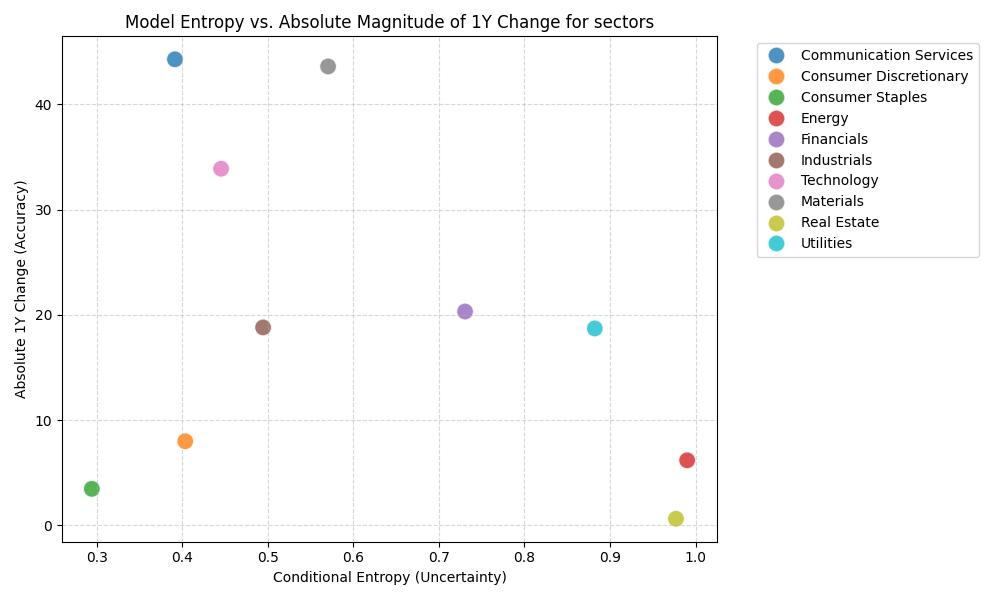

Source code (Python):
import pandas as pd
import matplotlib.pyplot as plt
import seaborn as sns


financial_df = pd.read_csv('data/sector.csv')
llm_df = pd.read_csv('data/exp1.csv')
llm_df = llm_df[llm_df["Trial"] == "['sector']"]

# ---------------------------------------------------------
# 2. Data Processing
# ---------------------------------------------------------

# We need to link the two datasets.
# extract the 'Sector Name' from the LLM 'Prompt' column.
known_sectors = financial_df['Sector Name'].unique()


def get_sector(prompt):
    for sector in known_sectors:
        if sector in prompt:
            return sector
    return None


llm_df['Sector Name'] = llm_df['Prompt'].apply(get_sector)

# Merge the datasets on 'Sector Name'
merged_df = pd.merge(llm_df, financial_df, on='Sector Name')

# Calculate Absolute Percent Change
# Using '1Y Change' because the prompt asked about the next 12 months.
# cols = ['1D Change', '1Y Change', 'Market Cap']
col = '1Y Change'

merged_df['Abs_Change'] = merged_df[f'{col}'].abs()

# Scatter
plt.figure(figsize=(10, 6))

sns.scatterplot(
    data=merged_df,
    x='Entropy',
    y='Abs_Change',
    hue='Sector Name',
    s=150,  # Size of the dots
    alpha=0.8
)

# Labeling
plt.title(f'Model Entropy vs. Absolute Magnitude of {col} for sectors')
plt.xlabel('Conditional Entropy (Uncertainty)')
plt.ylabel(f'Absolute {col} (Accuracy)')
plt.legend(bbox_to_anchor=(1.05, 1), loc='upper left')  # Move legend outside
plt.grid(True, linestyle='--', alpha=0.5)

plt.tight_layout()
plt.savefig("accuracy_scatter.jpg")

correlation = merged_df['Entropy'].corr(merged_df['Abs_Change'])
print(f"Correlation between Entropy and Absolute {col}: {correlation:.4f}")
